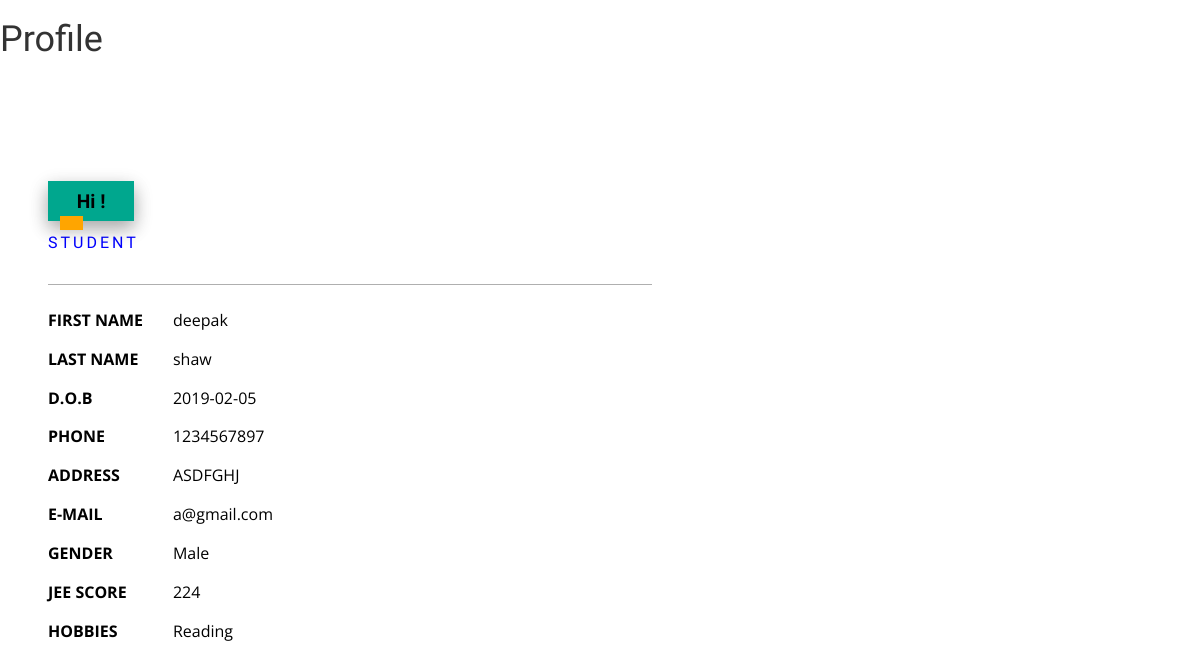
/profile.php?detail=16, run on the app's committed database.
### tables this page shows
CREATE TABLE `student` (
  `st_id` int(11) NOT NULL,
  `fname` text NOT NULL,
  `lname` text NOT NULL,
  `address` text NOT NULL,
  `password1` text NOT NULL,
  `num` text NOT NULL,
  `score` text NOT NULL,
  `dob` text NOT NULL,
  `email` varchar(56) NOT NULL,
  `gender` text NOT NULL,
  `hobbies` text NOT NULL,
  `activate` tinyint(1) NOT NULL DEFAULT '0'
);

### profile.php (the view, shortened to what this page needs)
<!DOCTYPE HTML>
<html>
<head>
<link href="css/bootstrap.css" rel='stylesheet' type='text/css' />
<link href="css/style.css" rel='stylesheet' type='text/css' />
</head>
<body>
<?php
   $conn=mysqli_connect('localhost','root','') ;
   $detail_record=$_GET['detail'];
   $que="select * from student where st_id='$detail_record' ";
   $run= mysqli_query($conn, $que);
   while($row=mysqli_fetch_array($run))
   {
	$fname = $row['fname'];
    $lname = $row['lname'];
    $email =  $row['email'];
	$address= $row['address'];
	$mobileno=$row['num'];
	$gender=$row['gender'];
	$dob=$row['dob'];
	$hobbies=$row['hobbies'];
	$score=$row['score'];
   ?>
<h1>Profile</h1>
<div class="banner-info">
				<div class="col-md-7 header-right">
					<h1>Hi !</h1>
					<h6>Student</h6>
					<ul class="address">
					<li>
							<ul class="address-text">
								<li><b>FIRST NAME</b></li>
								<li><?php echo $fname; ?></li>
							</ul>
						</li>
						<li>
							<ul class="address-text">
								<li><b>LAST NAME</b></li>
								<li><?php echo $lname; ?></li>
							</ul>
						</li>
						<li>
							<ul class="address-text">
								<li><b>D.O.B</b></li>
								<li><?php echo $dob; ?></li>
							</ul>
						</li>
						<li>
							<ul class="address-text">
								<li><b>PHONE </b></li>
								<li><?php echo $mobileno; ?></li>
							</ul>
						</li>
						<li>
							<ul class="address-text">
								<li><b>ADDRESS </b></li>
								<li><?php echo $address; ?></li>
							</ul>
						</li>
						<li>
							<ul class="address-text">
								<li><b>E-MAIL </b></li>
								<li><?php echo $email; ?></li>
							</ul>
						</li>
						<li>
							<ul class="address-text">
								<li><b>GENDER</b></li>
								<li><?php echo $gender; ?></li>
							</ul>
						</li>
						<li>
							<ul class="address-text">
								<li><b>JEE SCORE</b></li>
								<li><?php echo $score; ?></li>
							</ul>
						</li>
						<li>
							<ul class="address-text">
								<li><b>HOBBIES </b></li>
								<li><?php echo $hobbies; ?></li>
							</ul>
						</li>
					</ul>
					<?php } ?>
				</div>
				</body>
				</html>

### css/style.css (style rules this page uses)
html, body { font-family: 'Open Sans', sans-serif; font-size: 100%; background: #FFf; }
body h1,h2,h3,h4,h5,h6 { font-family: 'Asap', sans-serif; }
.banner-info { background : url(images/pic12.jpg) no-repeat center top; margin-top: 4em; }
.header-right { padding: 3em; }
ul.address-text { padding: 0; font }
ul.address { padding: 0; }
.header-right { padding-left: 3em; }
.header-right h1 { font-size: 2.5em; color: black; margin: 0.5em 0 0; font-weight: bold; }
.header-right h1 { font-size: 1.2em; color: black; background: #00a78e; display: inline-block; padding: .5em 1.5em; position: relative; box-shadow: 0 8px 17px 0 rgba(0,0,0,0.2),0 6px 20px 0 rgba(0,0,0,0.19); }
.header-right h1:before { width: 0; height: 0; position: absolute; content: ''; bottom: -9px; left: 12px; border-style: solid; border-width: 14px 11px 0 12px; border-color: orange; }
.header-right h6 { font-size: 1em; color: blue; margin-top: 0.8em; letter-spacing: 3px; text-transform: uppercase; }
ul.address { margin-top: 2em; border-top: 1px solid #AFAFAF; padding-top: 0.5em; }
ul.address li { display: block; }
ul.address li ul.address-text li { display: inline-block; font-size: 1em; color: black; margin-top: 1em; font-weight: 400; }
ul.address li ul.address-text li:nth-child(1) { width: 20%; }
ul.address-text b { color:black; }

### data on the page
student: fname "deepak", lname "shaw", dob "2019-02-05", num "1234567897", address "ASDFGHJ", email "a@gmail.com", gender "Male", score "224", hobbies "Reading"
